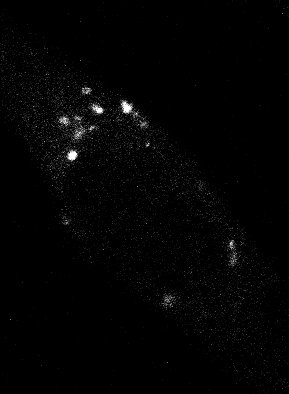
%> input picture 79.tiff, 289 x 394 px; its folder holds only this picture in this run
$ octave puncta_counting_batch.m   (GNU Octave 9; MATLAB toolbox functions it lacks are replaced by stand-ins)
%> lines starting %> are read from the running program, lines starting %| are printed output that depends on the picture; in (x1, y1, x2, y2) boxes, pixels count from 0 and x2, y2 are one past the last pixel; in counts of white or black regions, pixels touching at a corner belong together; the program's own positions count from 1
% MATLAB-based fluorescence puncta quantification
% Batch processing of individual-cell RGB TIFF images.
% Requires the Image Processing Toolbox.
%
% Place the TIFF images in the current MATLAB folder, or replace pwd
% with the path to the folder containing the images.

% Specify the image directory.
imageDir = pwd;

% Find all TIFF images in this directory.
imageFiles = dir(fullfile(imageDir, '*.tiff'));

% Process each image separately.
for i = 1:length(imageFiles)

    % Read the image.
    imagePath = fullfile(imageDir, imageFiles(i).name);
    image = imread(imagePath);
%> image is the input picture: size 394x289x3 uint8; min 0, max 255, mean 3.1

    % Convert the RGB image to grayscale.
    gray_img = rgb2gray(image);

    % Apply the original fixed grayscale threshold.
    bw_img = gray_img > 130;
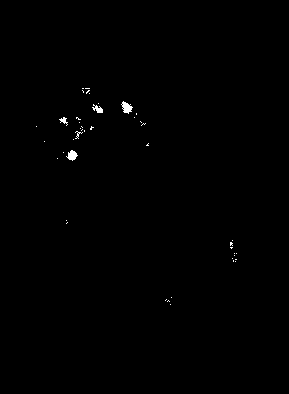
%> bw_img: size 394x289 logical; 0.32% white; 44 white regions (39 under 20 px), largest, box (x1, y1, x2, y2) and area: (121, 101, 133, 114) 87, (66, 150, 78, 161) 76, (92, 104, 103, 113) 52, (59, 117, 68, 126) 35, (75, 131, 83, 139) 20

    % Fill holes within binary objects.
    bw_img2 = imfill(bw_img, 'holes');
%> bw_img2: size 394x289 logical; 0.32% white; 44 white regions (39 under 20 px), largest, box (x1, y1, x2, y2) and area: (121, 101, 133, 114) 89, (66, 150, 78, 161) 76, (92, 104, 103, 113) 52, (59, 117, 68, 126) 35, (75, 131, 83, 139) 22

    % Dilate with a disk-shaped structuring element (radius: 1 pixel).
    SE = strel('disk', 1);
    bw_img3 = imdilate(bw_img2, SE);
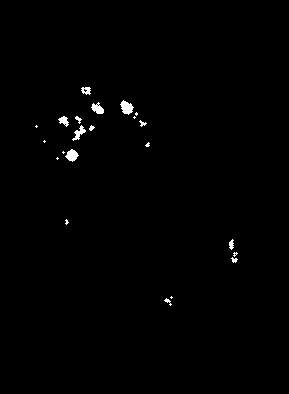
%> bw_img3: size 394x289 logical; 0.68% white; 22 white regions (10 under 20 px), largest, box (x1, y1, x2, y2) and area: (120, 100, 134, 115) 127, (65, 149, 79, 162) 109, (91, 102, 104, 114) 94

    % Label and count connected components.
    [L, num] = bwlabel(bw_img3);
%> L: size 394x289 double; 23 distinct labels, from 0 to 22
%> num = 22

    % Display the filename and number of detected objects.
    fprintf('Image: %s\n', imageFiles(i).name);
    fprintf('Detected objects: %d\n', num);
%| Detected objects: 22

end
